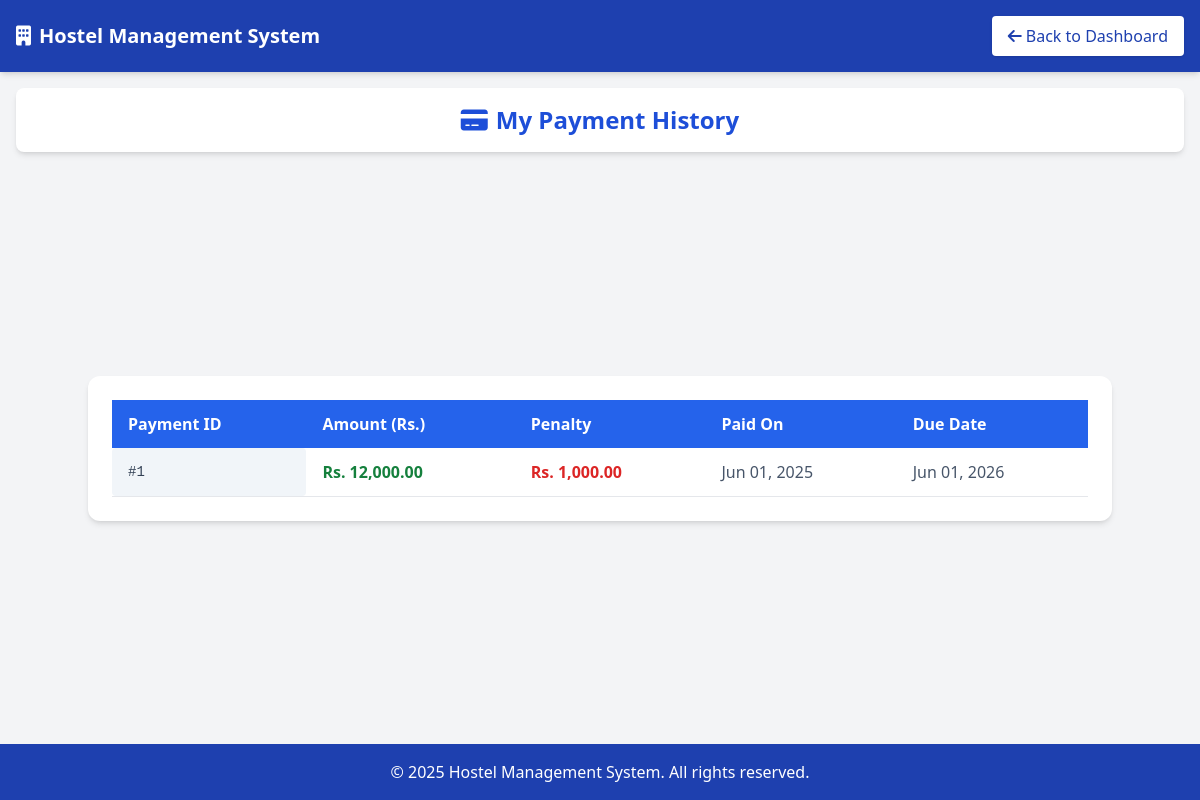
The page /view_my_payments.php (signed in) on the database its author committed.
### tables this page shows
CREATE TABLE `payment` (
  `Payment_ID` int(11) NOT NULL,
  `Student_ID` varchar(10) DEFAULT NULL,
  `amount` decimal(10,2) DEFAULT NULL,
  `Payment_date` date DEFAULT NULL,
  `due_date` date DEFAULT NULL,
  `penalty` decimal(10,2) DEFAULT 0.00,
  `month_of_payment` varchar(20) DEFAULT NULL
);

### view_my_payments.php (the view, shortened to what this page needs)
<?php
require_once 'db_connect.php';
$email = $_SESSION['email'];
$stmt = $conn->prepare("SELECT id, name FROM user WHERE email = ?");
$stmt->bind_param("s", $email);
$stmt->execute();
$result = $stmt->get_result();
$userInfo = $result->fetch_assoc();
$student_id = $userInfo['id'];
$stmt = $conn->prepare("SELECT * FROM payment WHERE Student_ID = ? ORDER BY Payment_date DESC");
$stmt->bind_param("s", $student_id);
$stmt->execute();
$result = $stmt->get_result();
?>
<!DOCTYPE html>
<html lang="en" class="h-full">
<head>
    <script src="https://cdn.tailwindcss.com"></script>
    <link rel="stylesheet" href="https://cdnjs.cloudflare.com/ajax/libs/font-awesome/6.4.0/css/all.min.css">
</head>
<body class="bg-gray-100 flex flex-col min-h-screen">
<header class="bg-blue-800 text-white p-4 shadow-md flex items-center justify-between">
    <h1 class="text-xl font-bold flex items-center gap-2">
        <i class="fas fa-building"></i> Hostel Management System
    </h1>
    <a href="student_dashboard.php" class="bg-white text-blue-800 px-4 py-2 rounded shadow hover:bg-gray-100 transition">
        <i class="fas fa-arrow-left mr-1"></i>Back to Dashboard
    </a>
</header>
<div class="bg-white shadow-md py-4 px-6 text-center mt-4 mx-4 rounded-lg">
    <h2 class="text-xl md:text-2xl font-semibold text-blue-700 flex items-center justify-center gap-2">
        <i class="fas fa-credit-card"></i> My Payment History
    </h2>
</div>
<main class="flex-grow flex items-center justify-center py-10">
    <div class="w-full max-w-5xl bg-white p-6 rounded-xl shadow-md overflow-x-auto">
        <?php if ($result->num_rows > 0): ?>
        <table class="w-full table-auto text-left border-collapse">
            <thead>
                <tr class="bg-blue-600 text-white">
                    <th class="px-4 py-3">Payment ID</th>
                    <th class="px-4 py-3">Amount (Rs.)</th>
                    <th class="px-4 py-3">Penalty</th>
                    <th class="px-4 py-3">Paid On</th>
                    <th class="px-4 py-3">Due Date</th>
                </tr>
            </thead>
            <tbody class="text-gray-700">
                <?php while ($row = $result->fetch_assoc()): ?>
                <tr class="border-b">
                    <td class="px-4 py-3 font-mono text-sm bg-slate-100 rounded text-slate-700">#<?= htmlspecialchars($row['Payment_ID']) ?></td>
                    <td class="px-4 py-3 font-semibold text-green-700">Rs. <?= number_format($row['amount'], 2) ?></td>
                    <td class="px-4 py-3 font-semibold <?= $row['penalty'] > 0 ? 'text-red-600' : 'text-green-600' ?>">
                        <?= $row['penalty'] > 0 ? 'Rs. ' . number_format($row['penalty'], 2) : 'Rs. 0.00' ?>
                    </td>
                    <td class="px-4 py-3 text-slate-600 font-medium">
                        <?= date("M d, Y", strtotime($row['Payment_date'])) ?>
                    </td>
                    <td class="px-4 py-3 text-slate-600 font-medium">
                        <?= date("M d, Y", strtotime($row['due_date'])) ?>
                    </td>
                </tr>
                <?php endwhile; ?>
            </tbody>
        </table>
        <?php endif; ?>
    </div>
</main>
<footer class="bg-blue-800 text-white text-center py-4">
    <p>&copy; <?= date("Y") ?> Hostel Management System. All rights reserved.</p>
</footer>
</body>
</html>

### rows shown on the page
payment: Payment_ID "1", amount "12,000.00", penalty "1,000.00", Payment_date "Jun 01, 2025", due_date "Jun 01, 2026"
